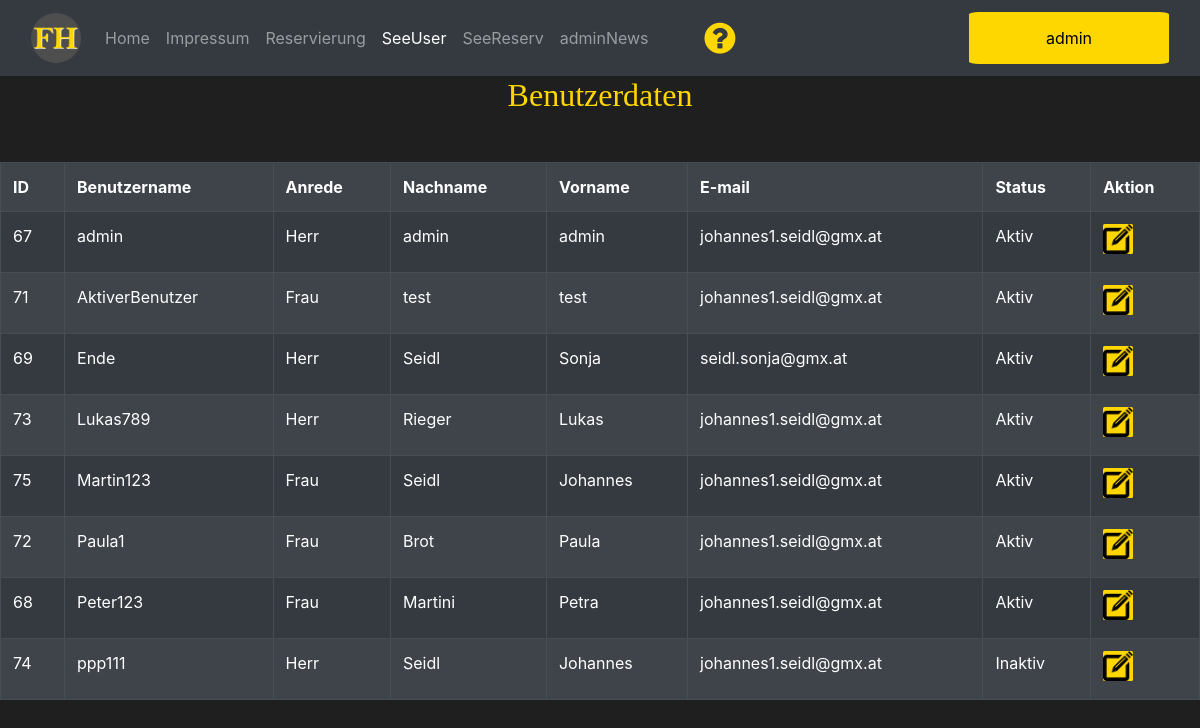
/index.php?menu=adminUser (signed in), run on the app's committed database.
### tables this page shows
CREATE TABLE `tbl_kontaktdaten` (
  `user_id` int(11) NOT NULL,
  `user_anrede` varchar(50) NOT NULL,
  `user_vorname` varchar(50) NOT NULL,
  `user_nachname` varchar(50) NOT NULL,
  `user_email` varchar(50) NOT NULL,
  `user_benutzername` varchar(50) NOT NULL,
  `user_passwort` varchar(255) NOT NULL,
  `user_status` varchar(50) NOT NULL DEFAULT 'aktiv'
);

### includes/navbar_active.php (called while the page is built)
<?php
function getNavigation(string $activeElement ): array
{
    $navigation = [];
    $navigationElement = [
        'label' => 'Home',
        'target' => 'index.php?menu=home',
        'active' => false
    ];
    $navigation['Home'] = $navigationElement;
    $navigationElement = [
        'label' => 'Impressum',
        'target' => 'index.php?menu=impressum',
        'active' => false
    ];
    $navigation['Impressum'] = $navigationElement;
    $navigationElement = [
        'label' => 'Reservierung',
        'target' => 'index.php?menu=reservierung',
        'active' => false
    ];
    $navigation['Reservierung'] = $navigationElement;
    if (isset($_SESSION['username'])) {
        if ($_SESSION['username'] == "admin") {
            $navigationElement = [
                'label' => 'SeeUser',
                'target' => 'index.php?menu=adminUser',
                'active' => false
            ];
            $navigation['SeeUser'] = $navigationElement;
            $navigationElement = [
                'label' => 'SeeReserv',
                'target' => 'index.php?menu=adminReservierung',
                'active' => false
            ];
            $navigation['SeeReserv'] = $navigationElement;
            $navigationElement = [
                'label' => 'adminNews',
                'target' => 'index.php?menu=adminNews',
                'active' => false
            ];
            $navigation['adminNews'] = $navigationElement;
        }
    }
    $navigationElement = [
        'label' => NULL,
        'target' => 'index.php?menu=help',
        'active' => false
    ];
    $navigation['Help'] = $navigationElement;
    $navigationElement = [
        'label' => NULL,
        'target' => 'index.php?menu=logout',
        'active' => false
    ];
    $navigation['Logout'] = $navigationElement;
    $navigationElement = [
        'label' => NULL,
        'target' => 'index.php?menu=profil',
        'active' => false
    ];
    $navigation['Profil'] = $navigationElement;
    $navigationElement = [
        'label' => NULL,
        'target' => 'index.php?menu=profilEdit',
        'active' => false
    ];
    $navigation['Profil'] = $navigationElement;
    $navigation[$activeElement]['active'] = true;
    return $navigation;
}
?>

### sites/adminUser.php (the view, shortened to what this page needs)
<!DOCTYPE html>
<html lang="de">
<body id="usersdaten" class="plain-text">
<div style="overflow-x:auto;">
    <table class="table table-dark mt-5  table-striped table-bordered table-hover table-condensed" name="table">
    <h1>Benutzerdaten</h1>
        <tr>
            <th>ID</th>
            <th>Benutzername</th>
            <th>Anrede</th>
            <th>Nachname</th>
            <th>Vorname</th>
            <th>E-mail</th>
            <th>Status</th>
            <th>Aktion</th>
        </tr>
        <?php require_once 'includes/dbaccess.php';
        $sql = "SELECT user_id, user_benutzername, user_anrede, user_vorname, user_nachname, user_email, user_status FROM tbl_kontaktdaten
                ORDER BY user_benutzername ASC";
        $result = $con->query($sql);
        if ($result->num_rows > 0) {
            while ($row = $result->fetch_assoc()) { ?>
                <tr>
                    <td>
                        <?php echo $row['user_id'] ?>
                    </td>
                    <td>
                        <?php echo $row['user_benutzername'] ?>
                    </td>
                    <td>
                        <?php echo $row['user_anrede'] ?>
                    </td>
                    <td>
                        <?php echo $row['user_nachname'] ?>
                    </td>
                    <td>
                        <?php echo $row['user_vorname'] ?>
                    </td>
                    <td>
                        <?php echo $row['user_email'] ?>
                    </td>
                    <td>
                        <?php echo $row['user_status'] ?>
                    </td>
                    <td>
                        <button type="button" class="button-edit" data-bs-toggle="modal"
                            data-bs-target="#update_users_data_<?php echo $row['user_id']; ?>" title="Bearbeiten"></button>
                    </td>
            </div>
                <?php
            }
        } else {
            echo "Keine Kontaktdatengespeichert";
        }
        ?>
</body>
</html>

### index.php (shortened to what this page needs)
<?php
include 'includes/navbar_active.php';
$menu = @$_GET['menu'];
switch ($menu) {
    case 'adminUser':
        $navigation = getNavigation('SeeUser');
        break;
}
?>
<!DOCTYPE html>
<html lang="de">
<?php include 'includes/header.php' ?>
<body>
    <?php include 'includes/navbar.php' ?>
    <?php
    switch ($menu) {
        case 'adminUser':
            include 'sites/adminUser.php';
            break;
    }
    ?>
</body>
</html>

### includes/header.php (shortened to what this page needs)
<head>
    <link rel="stylesheet" href="https://cdn.jsdelivr.net/npm/bootstrap@4.3.1/dist/css/bootstrap.min.css">
    <link rel="stylesheet" href="https://cdnjs.cloudflare.com/ajax/libs/font-awesome/4.7.0/css/font-awesome.min.css">
    <link rel="stylesheet" href="style.css">
</head>

### includes/navbar.php (shortened to what this page needs)
<nav class="navbar navbar-expand-md navbar-dark bg-dark sticky-top">
  <div class="container-fluid">
    <a class="navbar-brand" href="index.php?menu=home">
      <img src="images/FH_Logo.png" alt="Logo" width="50" height="50">
    </a>
    <div class="collapse navbar-collapse" id="navbarNav">
      <ul class="navbar-nav">
        <?php foreach ($navigation as $navigationElement): ?>
          <li <?php
          if ($navigationElement['active']) {
            echo 'class="nav-item active"';
          } else {
            echo 'class="nav-item"';
          } ?>>
            <a class="nav-link" href="<?= $navigationElement['target'] ?>">
              <?= $navigationElement['label'] ?>
            </a></li>
        <?php endforeach; ?>
      </ul>
      <a class="fa fa-question-circle" style="font-size:36px;color:gold" href="index.php?menu=help"></a>
      <?php
      if (isset($_SESSION['username'])) {
        $benutzername = $_SESSION['username'] ?>
        <div class="dropdown ml-auto">
          <button>
            <?php echo "$benutzername" ?>
          </button>
        </div>
      <?php } ?>
    </div>
  </div>
</nav>

### style.css (style rules this page uses)
body { background-color: #1f1f1f; overflow-x: hidden; overflow-y: scroll !important; }
h1 { color: gold; font-family: Bell MT; text-align: center; font-size: 200%; }
a { color: white; text-decoration-color: gold; }
.plain-text { color: white; font-size: 100%; }
button { background-color: gold; color: black; padding: 14px 20px; border-color: black; border-radius: 5%; border: none; cursor: pointer; width: 200px; }
.dropdown { position: relative; display: inline-block; }
#usersdaten { height: fit-content; }
.button-edit, .button-status { position: relative; height: 30px; width: 30px; padding: 0; border: none; }
.button-edit::before { position: absolute; left: 0; top: 0; height: 30px; width: 30px; background-image: url(images/pencil.png); background-repeat: no-repeat; background-size: cover; content: ""; }

### data on the page
tbl_kontaktdaten: user_id "67", user_benutzername "admin", user_anrede "Herr", user_nachname "admin", user_vorname "admin", user_email "johannes1.seidl@gmx.at", user_status "Aktiv"
tbl_kontaktdaten: user_id "71", user_benutzername "AktiverBenutzer", user_anrede "Frau", user_nachname "test", user_vorname "test", user_email "johannes1.seidl@gmx.at", user_status "Aktiv"
tbl_kontaktdaten: user_id "69", user_benutzername "Ende", user_anrede "Herr", user_nachname "Seidl", user_vorname "Sonja", user_email "seidl.sonja@gmx.at", user_status "Aktiv"
tbl_kontaktdaten: user_id "73", user_benutzername "Lukas789", user_anrede "Herr", user_nachname "Rieger", user_vorname "Lukas", user_email "johannes1.seidl@gmx.at", user_status "Aktiv"
tbl_kontaktdaten: user_id "75", user_benutzername "Martin123", user_anrede "Frau", user_nachname "Seidl", user_vorname "Johannes", user_email "johannes1.seidl@gmx.at", user_status "Aktiv"
tbl_kontaktdaten: user_id "72", user_benutzername "Paula1", user_anrede "Frau", user_nachname "Brot", user_vorname "Paula", user_email "johannes1.seidl@gmx.at", user_status "Aktiv"
tbl_kontaktdaten: user_id "68", user_benutzername "Peter123", user_anrede "Frau", user_nachname "Martini", user_vorname "Petra", user_email "johannes1.seidl@gmx.at", user_status "Aktiv"
tbl_kontaktdaten: user_id "74", user_benutzername "ppp111", user_anrede "Herr", user_nachname "Seidl", user_vorname "Johannes", user_email "johannes1.seidl@gmx.at", user_status "Inaktiv"

### other printed values
$navigationElement['label'] "Home"
$navigationElement['label'] "Impressum"
$navigationElement['label'] "Reservierung"
$navigationElement['label'] "SeeUser"
$navigationElement['label'] "SeeReserv"
$navigationElement['label'] "adminNews"
$benutzername "admin"
